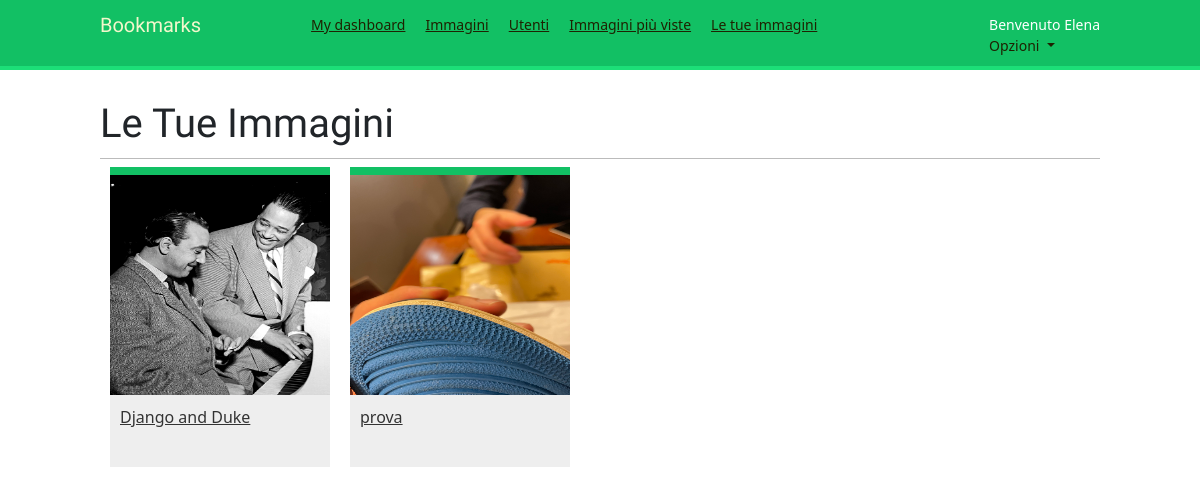
Page /images/images/image_list/ (signed in) on the earlier database version.
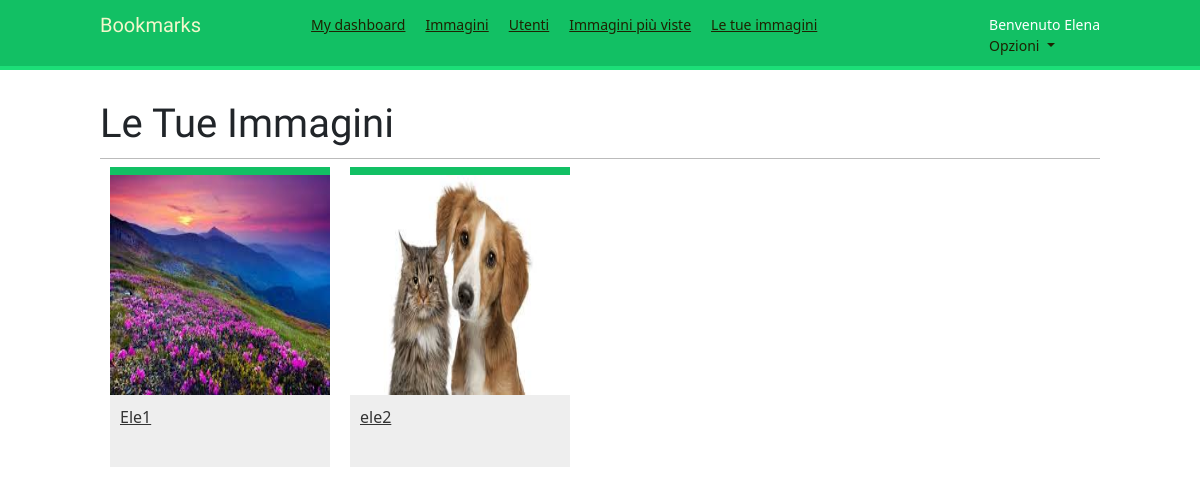
Same page on the later database version.
### images/models.py (models this page shows, shortened)
class Image(models.Model):
    user = models.ForeignKey(settings.AUTH_USER_MODEL, related_name='images_created', on_delete=models.CASCADE)
    title = models.CharField(max_length=200)
    slug = models.SlugField(max_length=200, blank=True)
    url = models.URLField(blank=True,)
    image = models.ImageField(blank=True, null=True, upload_to='images/%Y/%m/%d')
    description = models.TextField(blank=True)
    created = models.DateField(auto_now_add=True, db_index=True)
    user_like = models.ManyToManyField(settings.AUTH_USER_MODEL, related_name='images_liked', blank=True)
    total_likes = models.PositiveIntegerField(db_index=True, default=0)
    def get_absolute_url(self):
        return reverse('images:detail', args=[self.id, self.slug])

### images/views.py (the view)
# urls.py: path('images/image_list/', views.user_image_list, name='your_images'),
@login_required
def user_image_list(request):
    images = Image.objects.filter(user=request.user)
    return render(request, 'images/image/user_images_list.html', {'section': 'your_images', 'images': images})

### images/templates/images/image/user_images_list.html (shortened to what this page needs)
{% extends "base.html" %}
{% load thumbnail %}
{% block content %}
<h1>Le Tue Immagini</h1>
<div id="image-list">
    {% if images %}
        {% for image in images %}
            <div class="image">
                <a href="{{ image.get_absolute_url }}">
                    {% thumbnail image.image 300x300 crop="smart" as im %}
                    <img src="{{ im.url }}" alt="{{ image.title }}">
                </a>
                <div class="info">
                    <a href="{{ image.get_absolute_url }}" class="title">
                        {{ image.title }}
                    </a>
                </div>
            </div>
        {% endfor %}
    {% else %}
        <p>Non hai caricato nessuna immagine.</p>
    {% endif %}
</div>
{% endblock %}

### account/templates/base.html (shortened to what this page needs)
<!DOCTYPE html>
<html>
<head>
    {% load static %}
    <link href="{% static "css/base.css" %}" rel="stylesheet">
    <link href="https://cdn.jsdelivr.net/npm/bootstrap@5.3.3/dist/css/bootstrap.min.css" rel="stylesheet">
</head>
<body>
    <div id="header">
        <span class="logo">Bookmarks</span>
        {% if request.user.is_authenticated %}
            <ul class="menu">
                <li {% if section == "dashboard" %}class="selected"{% endif %}>
                    <a href="{% url "dashboard" %}">My dashboard</a>
                </li>
                <li {% if section == "images" %}class="selected"{% endif %}>
                    <a href="{% url "images:list" %}">Immagini</a>
                </li>
                <li {% if section == "people" %}class="selected"{% endif %}>
                    <a href="{% url "user_list" %}">Utenti</a>
                </li>
                <li {% if section == "images" %}class="selected"{% endif %}>
                    <a href="{% url "images:ranking" %}">Immagini più viste</a>
                </li>
                <li {% if section == "people" %}class="selected"{% endif %}>
                    <a href="{% url "images:your_images" %}">Le tue immagini</a>
                </li>
            </ul>
        {% endif %}
        <span class="user">
            {% if request.user.is_authenticated %}
             Benvenuto {{ request.user.first_name }}
                    <a class="nav-link dropdown-toggle" href="#" role="button" data-bs-toggle="dropdown" aria-expanded="false">
                      Opzioni
                    </a>
            {% else %}
                <a href="{% url "login" %}">Login</a>
            {% endif %}
        </span>
    </div>
    <div id="content">
        {% block content %}
        {% endblock %}
    </div>
</body>
</html>

### account/static/css/base.css (style rules this page uses)
body { margin:0; padding:0; font-family:helvetica, sans-serif; }
a { color:#12c064; text-decoration:none; }
h1, h2, h3, h4, h5 , h6 { font-family: 'Muli', sans-serif; font-weight:normal; }
h1 { border-bottom:1px solid #bbb; padding:0 0 10px 0; margin:10px 0 20px 0; }
#header { padding:10px 100px; font-size:14px; background:#12c064; color:#fff; border-bottom:4px solid #1cdf78; overflow:auto; }
#header .logo { font-family: 'Muli', sans-serif; float:left; color:#f3f7cc; font-size:20px; margin-right:10%; }
#header ul.menu { list-style:none; float:left; margin:0; padding:0; }
#header ul.menu li { float:left; padding:4px 10px; }
#header a { color:#1e2201; }
#header .user { float:right; padding-top:4px; }
#content { padding:30px 100px; }
#image-list { overflow:hidden; }
#image-list .image { float:left; width:220px; height:300px; margin:0 10px 10px 10px; border-top:8px solid #12c064; background:#eee; }
#image-list img { width:220px; height:220px; }
#image-list .info { padding:10px; }
#image-list .info a { color:#333; }

Differences in the rows shown:
removed Image: shows a picture, title "Django and Duke"
removed Image: shows a picture, title "prova"
added Image: shows a picture, title "Ele1"
added Image: shows a picture, title "ele2"
